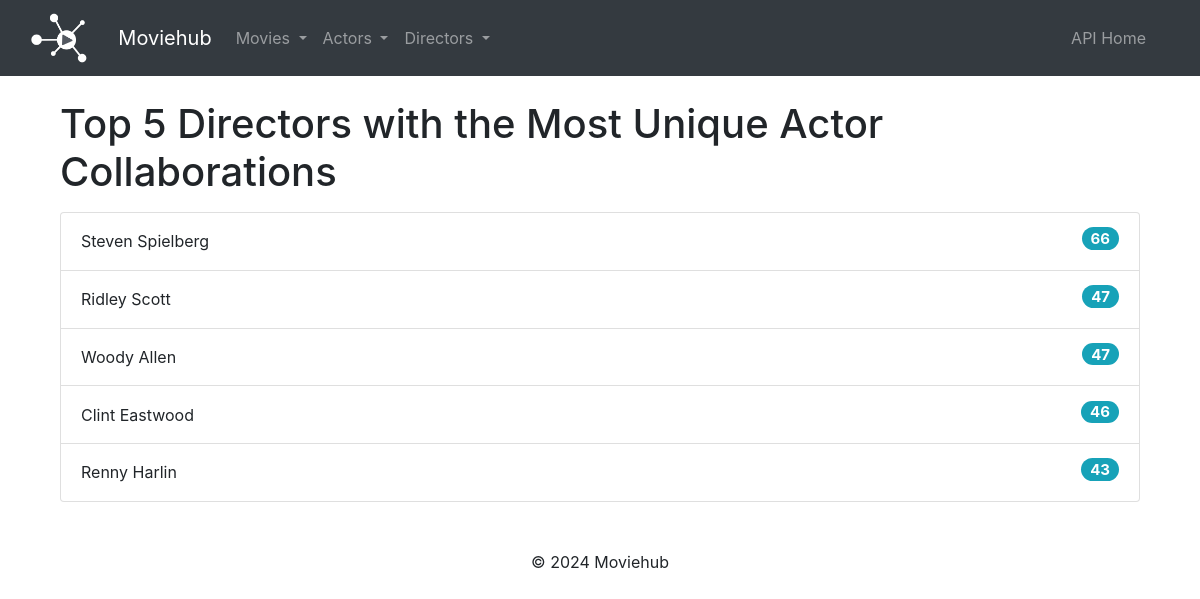
The app's page /top_versatile_directors/ with its own data.
### movies/models.py (models this page shows, shortened)
class Director(models.Model):
    id = models.AutoField(primary_key=True) #explicit PK
    name = models.CharField(max_length=255, unique=True) #unique constrain for integrity

### movies/views.py (the view)
# urls.py: path('top_versatile_directors/', top_versatile_directors, name='top_versatile_directors'),  #top versatile directors
def top_versatile_directors(request):
    directors = Director.objects.annotate(
        unique_actors=Count('movie__movieactor__actor', distinct=True)
    ).order_by('-unique_actors')[:5]
    return render(request, 'movies/top_versatile_directors.html', {'directors': directors})

### movies/templates/movies/top_versatile_directors.html (shortened to what this page needs)
{% extends "movies/base.html" %}
{% block content %}
<div class="container mt-4">
    <h1>Top 5 Directors with the Most Unique Actor Collaborations</h1>
    <ul class="list-group mt-3">
        {% for director in directors %}
            <li class="list-group-item d-flex justify-content-between align-items-center">
                {{ director.name }}
                <h5><span class="badge badge-info badge-pill">{{ director.unique_actors }}</span></h5>
            </li>
        {% endfor %}
    </ul>
</div>
{% endblock %}

### records on screen
Director: name "Steven Spielberg", unique_actors "66"
Director: name "Ridley Scott", unique_actors "47"
Director: name "Woody Allen", unique_actors "47"
Director: name "Clint Eastwood", unique_actors "46"
Director: name "Renny Harlin", unique_actors "43"
